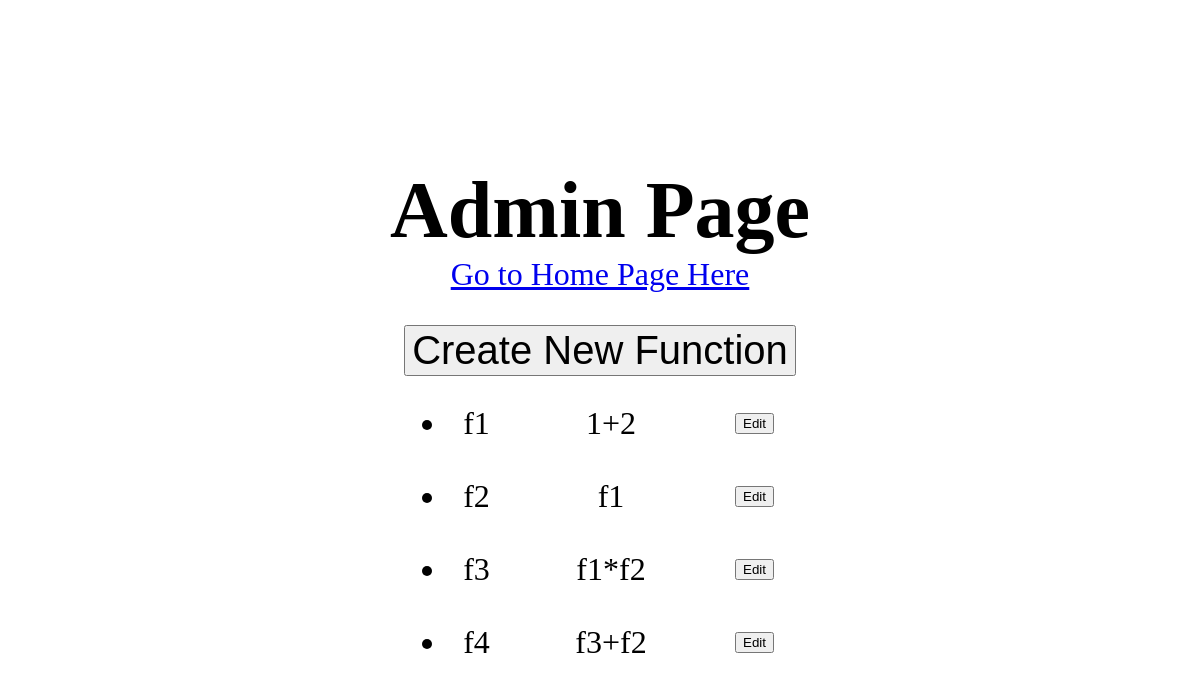
/admin, run on an earlier commit of the app's database.
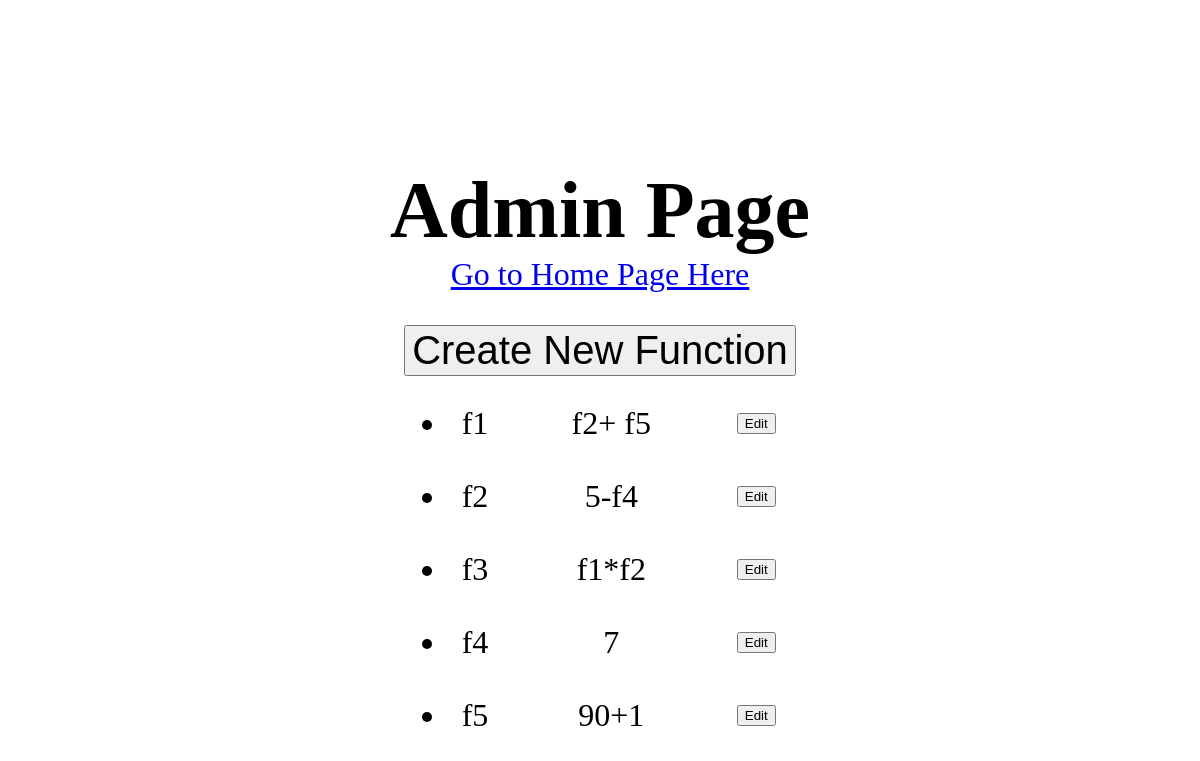
And on a later commit of the database.
### tables this page shows
CREATE TABLE functions (
                                            name text PRIMARY KEY,
                                            function text NOT NULL
                                        );

### Challenge.py (the view)
@app.route('/admin')
def admin():
    print(db.getFunctions())
    return fl.render_template('admin.html',functions=turnFunctionsToJSON(db.getFunctions()))

### Challenge.py (called while the page is built)
def turnFunctionsToJSON(func_table):
    out={}
    if func_table!=None and len(func_table)>0:
        for f in func_table:
            out[f[0]]=f[1]
    return out

### DB.py (called while the page is built)
def create_connection(db_file):
    try:
        conn = sql.connect(db_file)
        print("Success connecting",db_file)
        return conn
    except sql.Error as e:
        print(e)
    return None

def getFunctions():
    conn = create_connection('functions.db') # Warning: This file is created in the current directory
    cursor=conn.cursor()
    try:
        query="select * from functions"
        cursor.execute(query)
        result = cursor.fetchall()
        return result
    except sql.Error as e:
        print(e)
    return None

### templates/admin.html (shortened to what this page needs)
<html>
    <head>
    </head>
    <body>
        <div style="top: 20%;position: relative" align="center">
            <h1>Admin Page</h1>
            <a href="/"><p>Go to Home Page Here</p></a>
            <button class="bigBtn" onclick="CreateNewFunction(this)">Create New Function</button>
            <div align="center">
                <table>
                    {% if functions.length!=0 %}
                        {% for f in functions %}
                          <tr >
                            <td><ul><li>{{f}}</li></ul></td>
                            <td><ul>{{functions[f]}}</ul></td>
                            <td><ul><button onclick="Edit(this)">Edit</button></ul></td>
                          </tr>
                        {% endfor %}
                    {% endif %}
                </table>
            </div>
        </div>
    </body>
</html>

### templates/admin.html (style rules this page uses)
h1 { font-size: 5em; margin-bottom: 0pt; }
.bigBtn { font-size: 2.5em; }
table { margin-top:20pt; width:391px; font-size:2em; }
ul { text-align: center; }
p { font-size: 2em; margin-top: 0pt; }

What changed in the data, as far as the page shows it:
changed functions "f1": function "1+2" → "f2+ f5"
changed functions "f2": function "f1" → "5-f4"
changed functions "f4": function "f3+f2" → "7"
added functions: name "f5", function "90+1"
